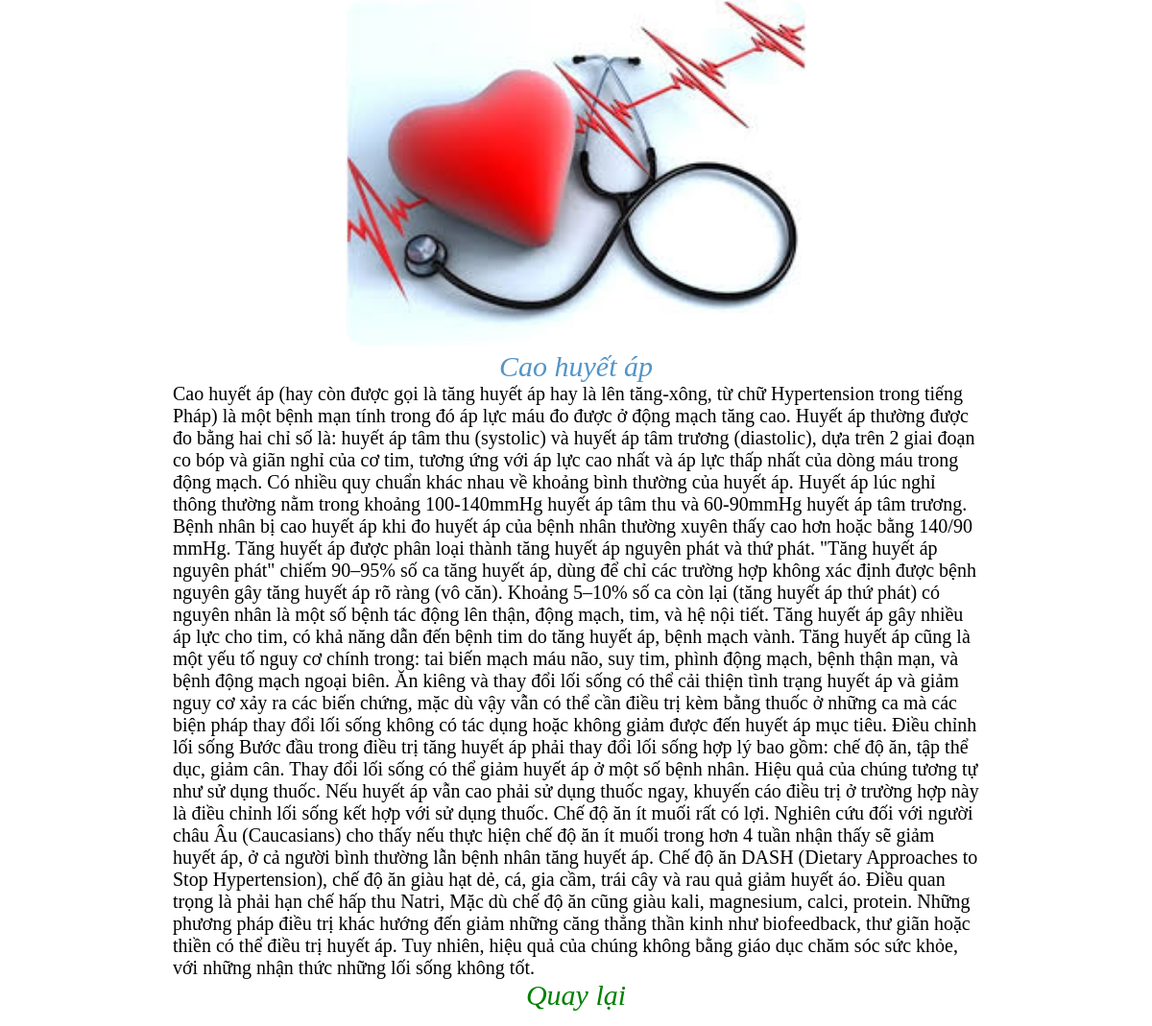
Screenshot of /getThongTinBenh.php?idbenh=2 with the database file from the repository.
### tables this page shows
CREATE TABLE `benh` (
  `idbenh` varchar(5) NOT NULL,
  `tenbenh` varchar(50) NOT NULL,
  `noidung` text,
  `anh` varchar(1000) NOT NULL
);

### getThongTinBenh.php (the view, shortened to what this page needs)
<!DOCTYPE html>
<html lang="en">
<head>
	<link rel="stylesheet" type="text/css" href="../css/benh.css">
</head>
<body>
	<div id="bg">
	<?php
	$id = $_GET['idbenh'];
	include("ketnoi.php");
	mysqli_set_charset($conn,"UTF8");
	$sql = "SELECT * FROM benh WHERE idbenh = '$id'";
	$result=mysqli_query($conn,$sql);
	if(mysqli_num_rows($result)>0){
		while($rows = mysqli_fetch_assoc($result)){
			$hienthi = '<div class="img1"><img src ="../images/'. $rows["anh"].'"></div><div class = "tenthuoc">'.$rows["tenbenh"].'</div><div class="noidung">'.$rows["noidung"].'</div>';
			echo $hienthi;
		}
	}
	else{
		echo "Không có bản ghi nào!";
	}
	?>
	<div class="quaylai">
		<a href="webbenh.php" id="quaylai">Quay lại</a>
	</div>
</body>
</html>

### css/benh.css (style rules this page uses)
* { padding: 0px; margin: 0px; }
body { width: 100%; margin: 0px auto; font-family: times new romnan; font-size: 15px; }
#bg { margin: 0 auto; }
.quaylai { text-align: center; margin-bottom: 15px; }
#quaylai { text-align: center; font-size: 30px; font-style: italic; color: green; margin-bottom: 10px; text-decoration: none; }
.img1 { margin: 0 auto; text-align:center; }
.img1 img { border-radius: 20px; width: 40%; }
.tenthuoc { font-family: Times New Roman; font-size: 30px; text-align: center; color: #5295C8; font-style: italic; }
.noidung { width: 70%; margin: 0px auto; font-size: 20px; }

### rows the page displays
benh: anh (picture), tenbenh "Cao huyết áp", noidung "Cao huyết áp (hay còn được gọi là tăng huyết áp hay là lên tăng-xông, từ chữ Hypertension trong tiếng Pháp) là một bệnh mạn tính trong đó áp lực máu đo được ở động mạch tăng cao. Huyết áp thường được đo bằng hai chỉ số là: huyết áp tâm thu (systolic) và huyết áp tâm trương (diastolic), dựa trên 2 giai đoạn co bóp và giãn nghỉ của cơ tim, tương ứng với áp lực cao nhất và áp lực thấp nhất của dòng máu trong động mạch. Có nhiều quy chuẩn khác nhau về khoảng bình thường của huyết áp. Huyết áp lúc nghỉ thông thường nằm trong khoảng 100-140mmHg huyết áp tâm thu và 60-90mmHg huyết áp tâm trương. Bệnh nhân bị cao huyết áp khi đo huyết áp của bệnh nhân thường xuyên thấy cao hơn hoặc bằng 140/90…"
